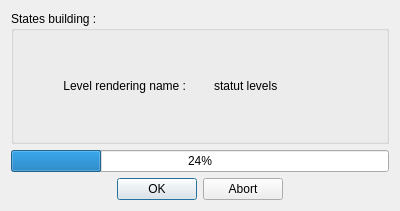
<?xml version="1.0" encoding="UTF-8"?>
<ui version="4.0">
 <class>Rendering</class>
 <widget class="QDialog" name="Rendering">
  <property name="windowModality">
   <enum>Qt::WindowModal</enum>
  </property>
  <property name="geometry">
   <rect>
    <x>0</x>
    <y>0</y>
    <width>400</width>
    <height>211</height>
   </rect>
  </property>
  <property name="windowTitle">
   <string>Rendering State</string>
  </property>
  <layout class="QGridLayout" name="gridLayout">
   <item row="0" column="0" colspan="2">
    <widget class="QGroupBox" name="levels_group">
     <property name="title">
      <string>States building :</string>
     </property>
     <layout class="QVBoxLayout" name="verticalLayout">
      <item>
       <layout class="QHBoxLayout" name="levels_layout">
        <item>
         <widget class="QLabel" name="lvl_name_placeholder">
          <property name="toolTip">
           <string notr="true"/>
          </property>
          <property name="statusTip">
           <string notr="true"/>
          </property>
          <property name="whatsThis">
           <string notr="true"/>
          </property>
          <property name="accessibleName">
           <string notr="true"/>
          </property>
          <property name="accessibleDescription">
           <string notr="true"/>
          </property>
          <property name="text">
           <string notr="true">Level rendering name :</string>
          </property>
          <property name="alignment">
           <set>Qt::AlignRight|Qt::AlignTrailing|Qt::AlignVCenter</set>
          </property>
         </widget>
        </item>
        <item>
         <widget class="QLabel" name="lvl_logo_placeholder">
          <property name="minimumSize">
           <size>
            <width>16</width>
            <height>16</height>
           </size>
          </property>
          <property name="maximumSize">
           <size>
            <width>16</width>
            <height>16</height>
           </size>
          </property>
          <property name="text">
           <string/>
          </property>
          <property name="pixmap">
           <pixmap>../../Resources/Icons/s-valid.png</pixmap>
          </property>
          <property name="alignment">
           <set>Qt::AlignLeading|Qt::AlignLeft|Qt::AlignVCenter</set>
          </property>
         </widget>
        </item>
        <item>
         <widget class="QLabel" name="lvl_state_placeholder">
          <property name="text">
           <string>statut levels</string>
          </property>
         </widget>
        </item>
       </layout>
      </item>
     </layout>
    </widget>
   </item>
   <item row="1" column="0" colspan="2">
    <widget class="QProgressBar" name="progressBar">
     <property name="value">
      <number>24</number>
     </property>
    </widget>
   </item>
   <item row="2" column="0" colspan="2">
    <widget class="QDialogButtonBox" name="buttonBox">
     <property name="enabled">
      <bool>true</bool>
     </property>
     <property name="orientation">
      <enum>Qt::Horizontal</enum>
     </property>
     <property name="standardButtons">
      <set>QDialogButtonBox::Abort|QDialogButtonBox::Ok</set>
     </property>
     <property name="centerButtons">
      <bool>true</bool>
     </property>
    </widget>
   </item>
  </layout>
 </widget>
 <resources/>
 <connections>
  <connection>
   <sender>buttonBox</sender>
   <signal>accepted()</signal>
   <receiver>Rendering</receiver>
   <slot>accept()</slot>
   <hints>
    <hint type="sourcelabel">
     <x>248</x>
     <y>254</y>
    </hint>
    <hint type="destinationlabel">
     <x>157</x>
     <y>274</y>
    </hint>
   </hints>
  </connection>
  <connection>
   <sender>buttonBox</sender>
   <signal>rejected()</signal>
   <receiver>Rendering</receiver>
   <slot>reject()</slot>
   <hints>
    <hint type="sourcelabel">
     <x>316</x>
     <y>260</y>
    </hint>
    <hint type="destinationlabel">
     <x>286</x>
     <y>274</y>
    </hint>
   </hints>
  </connection>
 </connections>
</ui>
